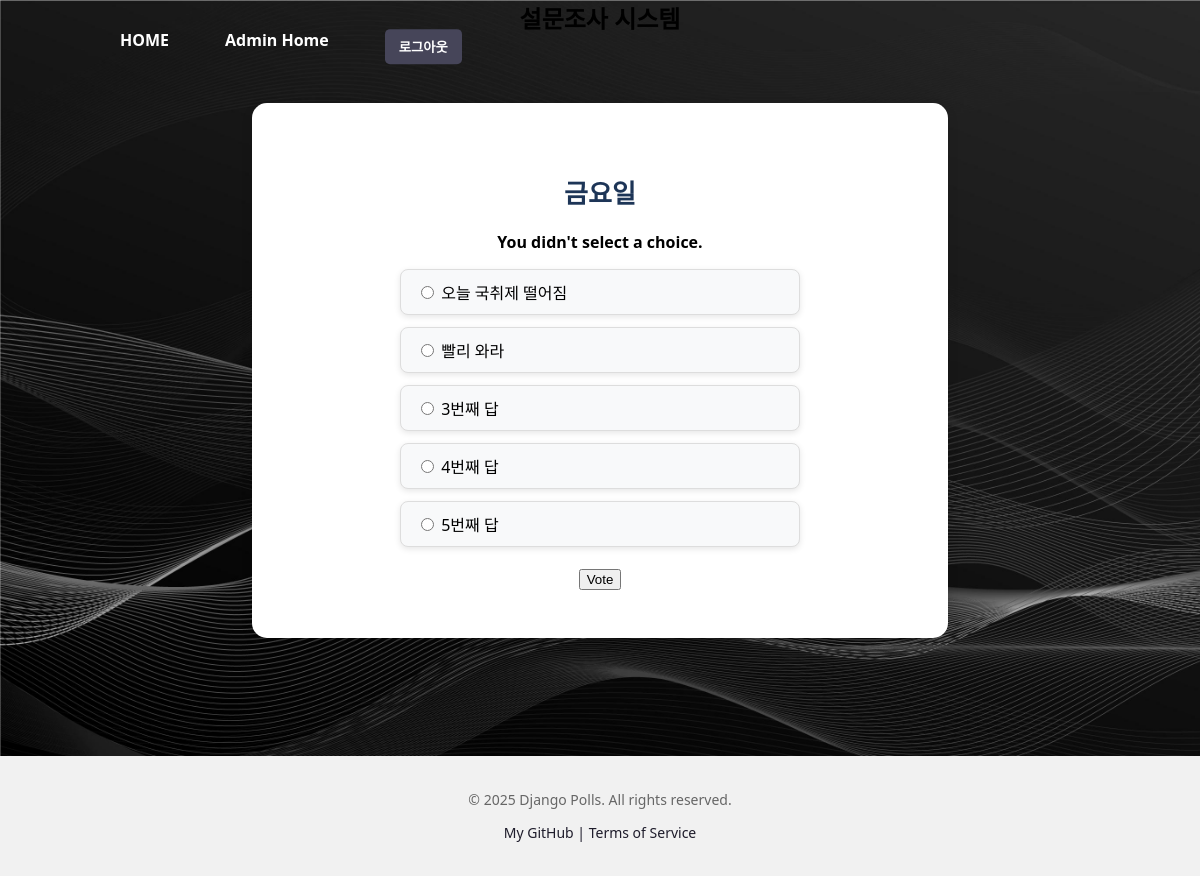
Page /polls/2/vote/ (signed in) on the committed database.
### polls/models.py (models this page shows, shortened)
class Question(models.Model):
    question_text = models.CharField(max_length=200)
    pub_date = models.DateTimeField('date published')

class Choice(models.Model):
    question = models.ForeignKey(Question, on_delete = models.CASCADE)
    choice_text = models.CharField(max_length=200)
    votes = models.IntegerField(default=0)

### polls/views.py (the view)
# urls.py: path("<int:question_id>/vote/", views.vote, name="vote"),
def vote(request, question_id):
    question = get_object_or_404(Question, pk=question_id)
    try:
        selected_choice = question.choice_set.get(pk=request.POST["choice"])
    except (KeyError, Choice.DoesNotExist):
        return render(
            request,
            "polls/detail.html",
            {
                "question": question,
                "error_message":"You didn't select a choice.",
            },
        )
    else:
        selected_choice.votes = F("votes") + 1
        selected_choice.save()
        return HttpResponseRedirect(reverse("polls:results", args=(question.id,)))

### templates/polls/detail.html (shortened to what this page needs)
{% extends "polls/base.html" %}
{% load static %}
{% block content %}
<link rel="stylesheet" href="{% static 'polls/detail.css' %}">
<div class="detail-container">
 <h2 class="question-title">{{ question.question_text }}</h2>
 <form action="{% url 'polls:vote' question.id %}" method="post" class="vote-form">
	{% if error_message %}
    <p class="error-message"><strong>{{ error_message }}</strong></p>
	{% endif %}
   <ul class="choice-list">
    {% for choice in question.choice_set.all %}
    <li>
     <label>
    <input type="radio" name="choice" value="{{ choice.id }}">
    <label for="choice_{{ choice.id }}">{{ choice.choice_text }}</label>
     </label>
    </li>
    {% endfor %}
   </ul>
  <div class="submit-btn-wrap">
   <input type="submit" value="Vote" class="submit-btn">
  </div>
 </form>
</div>
{% endblock %}

### static/polls/css/index.css (style rules this page uses)
body { background: url("../img/backgrond.jpg") no-repeat top left; background-size: cover; min-height: 100vh ; background-attachment: fixed; color: rgb(255, 255, 255); font-family: 'Segoe UI', sans-serif; margin: 0; padding: 0; color: rgb(0, 0, 0); }
h2 { color: #333; font-size: 28px; margin-bottom: 20px; }
ul { list-style: none; padding: 0; margin: 0 auto; max-width: 700px; }
li { background-color: white; border-radius: 10px; margin-bottom: 12px; padding: 15px 20px; box-shadow: 0 2px 6px rgba(0, 0, 0, 0.1); transition: background-color 0.2s ease; }

### static/polls/css/detail.css (style rules this page uses)
.detail-container { background-color: #ffffff; max-width: 600px; margin: 3rem auto; padding: 3rem; border-radius: 15px; box-shadow: 0 4px 12px rgba(0, 0, 0, 0.1); text-align: center; }
.question-title { font-size: 26px; color: #1d3557; margin-bottom: 20px; }
.choice-list { list-style: none; padding: 0; margin: 0 auto 20px; text-align: left; max-width: 400px; }
.choice-list li { margin-bottom: 12px; background-color: #f8f9fa; padding: 10px 15px; border-radius: 8px; border: 1px solid #ddd; transition: background-color 0.2s ease; }

### rows in the picture
Question: question_text "금요일"
Choice: choice_text "오늘 국취제 떨어짐"
Choice: choice_text "빨리 와라"
Choice: choice_text "3번째 답"
Choice: choice_text "4번째 답"
Choice: choice_text "5번째 답"

### other values in the picture
{{ error_message }} "You didn't select a choice."
